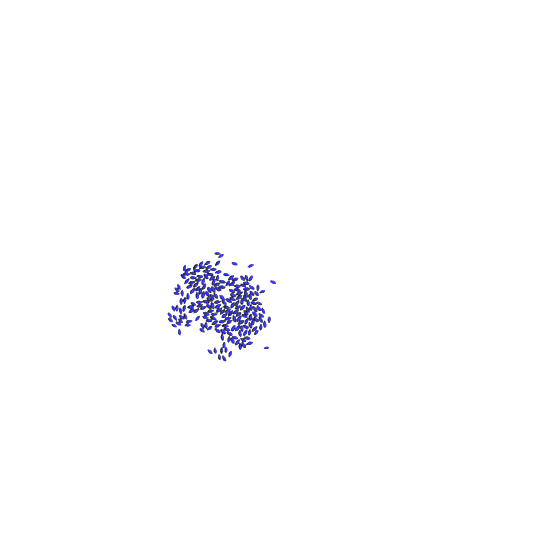
#> input picture results/3980.h5_0.png, 1080 x 1080 px (shown at 1/2 size); its folder holds only this picture in this run
$ python area_extractor.py   (Python 2 division)
#> lines starting #> are read from the running program, lines starting #| are printed output that depends on the picture; after the words box and inside, x2 and y2 are one past the last pixel; in counts of white or black regions, pixels touching at a corner belong together
#> further down, image_out is the input picture: shape (1080, 1080, 4); mean R, G, B, A 252.6, 252.6, 253.8, 255
import os
from skimage.io import imread, imsave
import matplotlib.pyplot as plt
from skimage.measure import label, regionprops
import glob
import numpy as np
import scipy as sp
import scipy.stats
import matplotlib.patches as mpatches
from skimage.color import label2rgb
import random


def calculate_stats(data):
    mean = np.mean(data)
    std = np.std(data)
    confidence = 3*std
    left = mean - confidence
    right = mean + confidence
    return mean, std, left, right

def lies_outside(x, mean, std, left, right):
    return x<left or x>right

def get_blue_region(image):
    inside_bool = (image[:,:,0] <= 120 ) & ( image[:,:,1] <= 120 ) & (image[:,:,2] >= 130 )
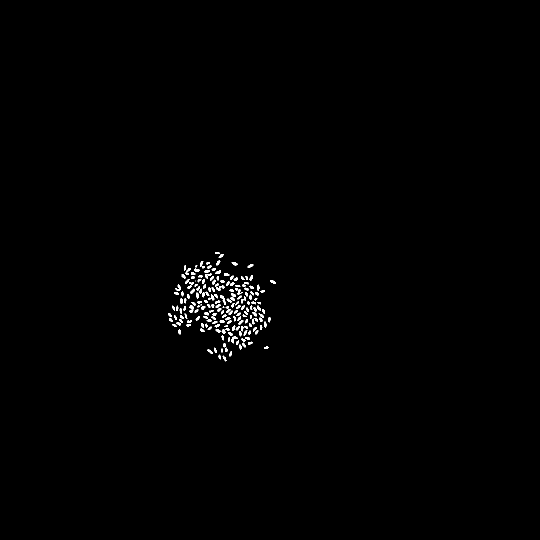
#> inside_bool: shape (1080, 1080) bool (shown at 1/2 size); 0.63% white; 197 white regions (8 under 20 px), largest, box (x1, y1, x2, y2) and area: (440, 590, 452, 610) 94, (378, 610, 387, 625) 85, (463, 673, 475, 687) 79
    inside_bool = inside_bool.astype(int)
#> inside_bool: shape (1080, 1080) int64; values 0 (black) and 1 (white), 0.63% white; 197 white regions (8 under 20 px)
    return inside_bool

def get_regions(image):
    image_bw = get_blue_region(image)
    label_image = label(image_bw)
#> label_image: shape (1080, 1080) int64; 198 distinct labels, from 0 to 197
    regions = regionprops(label_image)
#> regions = 197 regions; largest, box (x1, y1, x2, y2) and area: (440, 590, 452, 610) 94, (378, 610, 387, 625) 85, (463, 673, 475, 687) 79, (350, 569, 362, 582) 71, (370, 537, 382, 550) 70
    return regions
    #regions_g.extend(region)

if __name__ == "__main__":
    output_files = sorted(glob.glob('plots/results/*'))
    raw_files =  ['images/cropped/rgbs/'+os.path.basename(fl) for fl in output_files]
    print("Output files: %s, raw files: %s" % (output_files, raw_files))

    raw_images = []
    output_images = []

    attributes_g = []
    regions_g = []

    square_size = 38
    box_dim_x = 56
    box_dim_y = 36

    # Read all regions
    for i,fl in enumerate(output_files):
        print("Reading: %s, %d/%d"% (fl,i,len(output_files)))
        image_out = imread(fl)
        image_in = imread(raw_files[i]) # Possible paddding needed here. Would get an error otherwise
        regions = get_regions(image_out)

        for r in regions:
            r.input = image_in
            r.output = image_out
            regions_g.append(r)
#> after the loop, regions_g has the same summary as regions in get_regions

    # Histogram of solidity
    attributes_g = [getattr(r, 'solidity') for r in regions_g]
#> attributes_g = 197 values, max 1 at index 27, min 0.663 at index 78, mean 0.9
    mean, std, left, right = calculate_stats(attributes_g)
#> in calculate_stats, `mean = np.mean(data)`: mean = 0.9
#> in calculate_stats, `std = np.std(data)`: std = 0.0595
#> in calculate_stats, `confidence = 3*std`: confidence = 0.179
#> in calculate_stats, `left = mean - confidence`: left = 0.722
#> in calculate_stats, `right = mean + confidence`: right = 1.08
#> mean = 0.9; std = 0.0595; left = 0.722; right = 1.08
    #plt.hist(attributes_g, bins=20)
    #plt.show()

    # Caclulate bounding box stats
    box_h, box_w = zip(*[(r.bbox[2]-r.bbox[0], r.bbox[3]-r.bbox[1]) for r in regions_g])
#> box_h = 197 values, max 20 at index 76, min 2 at index 34, mean 7.99; box_w = 197 values, max 14 at index 18, min 1 at index 34, mean 7.65
    box_h_mean, box_h_std, _,_ = calculate_stats(box_h)
#> box_h_mean = 7.99; box_h_std = 2.55
    box_w_mean, box_w_std, _,_ = calculate_stats(box_w)
#> box_w_mean = 7.65; box_w_std = 2.32
    box_h_conf = box_h_mean + 1.5*box_h_std
#> box_h_conf = 11.81
    box_w_conf = box_w_mean + 1.5*box_w_std
#> box_w_conf = 11.13
    # [7 lines of commented-out code are left out]
    images_g = []
    images_o = []

    huge = np.ones((1080, 1080))*255
    huge_out = np.ones((1080, 1080, 4))*255

    # Find outlier
    for r in regions_g:
        if lies_outside(r.solidity, mean, std, left, right):
            row, col = r.centroid
            row = int(row)
            col = int(col)
            #print(row, col, box_dim/2)
            img_cropped = r.input[row-box_dim_x/2:row+box_dim_x/2,col-box_dim_x/2:col+box_dim_x/2]
            img_cropped_o = r.output[row-box_dim_y/2:row+box_dim_y/2,col-box_dim_y/2:col+box_dim_y/2]

            if img_cropped.shape[0] == img_cropped.shape[1]:
                images_g.append(img_cropped.copy())
                images_o.append(img_cropped_o.copy())
#> this loop made 197 passes
#> (row, col) on passes 13, 19, 43, 79, 99, 181: (542, 375), (550, 415), (575, 356), (599, 486), (617, 382), (677, 467)
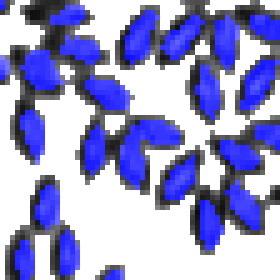
#> img_cropped: shape (56, 56, 4) (shown 5 times larger); mean R, G, B, A 155.5, 155.5, 205.7, 255
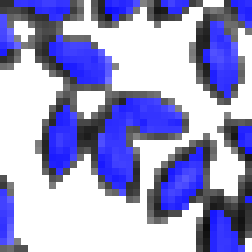
#> img_cropped_o: shape (36, 36, 4) (shown 7 times larger); mean R, G, B, A 155.8, 155.8, 205.2, 255
#> after the loop, images_g = 6 items; images_o = 6 items
            #plt.imshow(img_cropped)
            #plt.show()


    data = zip(images_g, images_o)
#> data = 6 items
    errors_length = len(data)
#> errors_length = 6
    #data = random.sample(data, min(len(images_g),num_squares**2))
    # Sample the top 400 contours, assume that you have more
    data = random.sample(data, min(len(images_g),64))
    images_g, images_o = zip(*data)
    #plt.imshow(images_g[0])
    #images_g = random.sample(images_g, min(len(images_g),num_squares**2))
    print("Erroneous contours: %d/%d"%(errors_length, 200*len(output_files)), images_g[0].shape)
#| Erroneous contours: 6/200 (56, 56, 4)

    #for i,(img_g, img_o) in enumerate(zip(images_g, images_o)):
    #    print('plots/comparisons/errors_i/%d.png'%i, img_g.shape)
    #    imsave('plots/comparisons/errors_i/%d.png'%i, img_g)
    [plt.imsave('plots/comparisons/errors_i/%04d.png'%i, img) for i, img in enumerate(images_g)]
    [plt.imsave('plots/comparisons/errors_o/%04d.png'%i, img) for i, img in enumerate(images_o)]
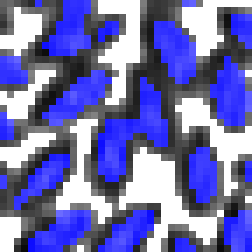
#> saved as 0000.png: shape (36, 36, 3) (shown 7 times larger); mean R, G, B 113.3, 113.3, 176.3
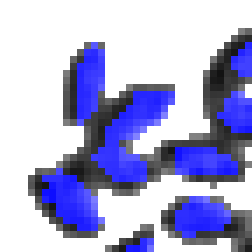
#> saved as 0002.png: shape (36, 36, 3) (shown 7 times larger); mean R, G, B 173.4, 173.4, 214.1
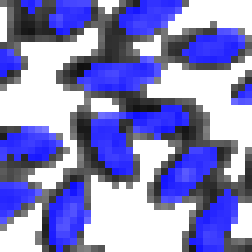
#> saved as 0003.png: shape (36, 36, 3) (shown 7 times larger); mean R, G, B 135.5, 135.5, 195.6
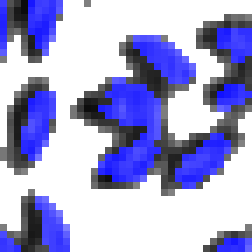
#> saved as 0005.png: shape (36, 36, 3) (shown 7 times larger); mean R, G, B 165.3, 165.3, 211.5
